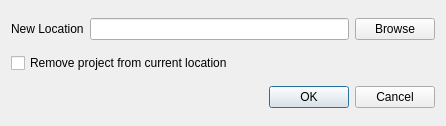
<?xml version="1.0" encoding="UTF-8"?>
<ui version="4.0">
 <class>MoveProjectToDialog</class>
 <widget class="QDialog" name="MoveProjectToDialog">
  <property name="geometry">
   <rect>
    <x>0</x>
    <y>0</y>
    <width>446</width>
    <height>126</height>
   </rect>
  </property>
  <property name="windowTitle">
   <string>Dialog</string>
  </property>
  <layout class="QVBoxLayout" name="verticalLayout">
   <item>
    <layout class="QHBoxLayout" name="horizontalLayout">
     <item>
      <widget class="QLabel" name="label">
       <property name="text">
        <string>New Location</string>
       </property>
      </widget>
     </item>
     <item>
      <widget class="QLineEdit" name="newLocation">
       <property name="readOnly">
        <bool>true</bool>
       </property>
      </widget>
     </item>
     <item>
      <widget class="QPushButton" name="browse">
       <property name="text">
        <string>Browse</string>
       </property>
      </widget>
     </item>
    </layout>
   </item>
   <item>
    <layout class="QHBoxLayout" name="horizontalLayout_2">
     <item>
      <widget class="QCheckBox" name="removeProject">
       <property name="text">
        <string>Remove project from current location</string>
       </property>
      </widget>
     </item>
    </layout>
   </item>
   <item>
    <widget class="QDialogButtonBox" name="buttonBox">
     <property name="orientation">
      <enum>Qt::Horizontal</enum>
     </property>
     <property name="standardButtons">
      <set>QDialogButtonBox::Cancel|QDialogButtonBox::Ok</set>
     </property>
    </widget>
   </item>
  </layout>
 </widget>
 <resources/>
 <connections>
  <connection>
   <sender>buttonBox</sender>
   <signal>accepted()</signal>
   <receiver>MoveProjectToDialog</receiver>
   <slot>accept()</slot>
   <hints>
    <hint type="sourcelabel">
     <x>248</x>
     <y>254</y>
    </hint>
    <hint type="destinationlabel">
     <x>157</x>
     <y>274</y>
    </hint>
   </hints>
  </connection>
  <connection>
   <sender>buttonBox</sender>
   <signal>rejected()</signal>
   <receiver>MoveProjectToDialog</receiver>
   <slot>reject()</slot>
   <hints>
    <hint type="sourcelabel">
     <x>316</x>
     <y>260</y>
    </hint>
    <hint type="destinationlabel">
     <x>286</x>
     <y>274</y>
    </hint>
   </hints>
  </connection>
 </connections>
</ui>
